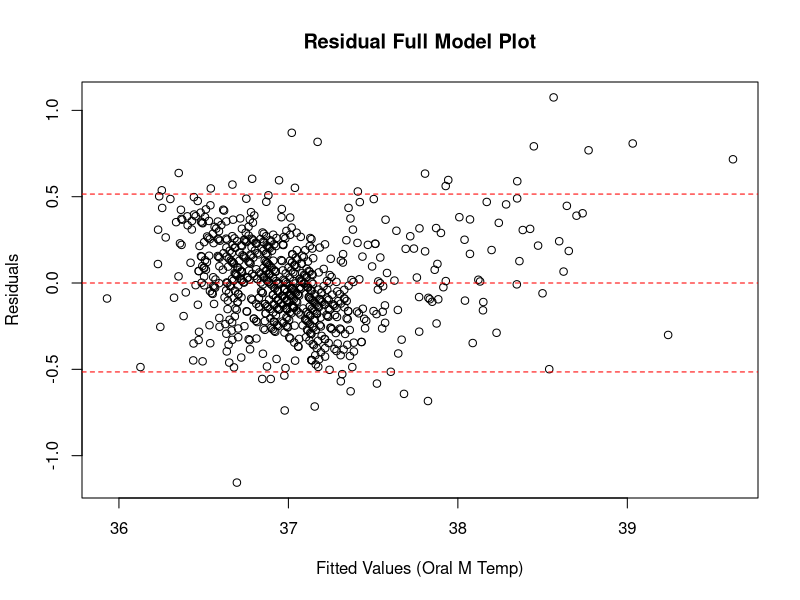
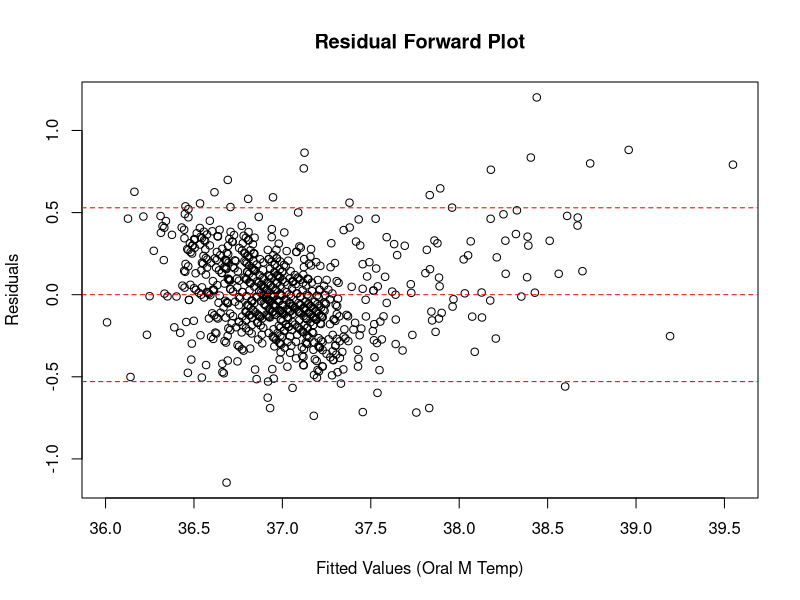
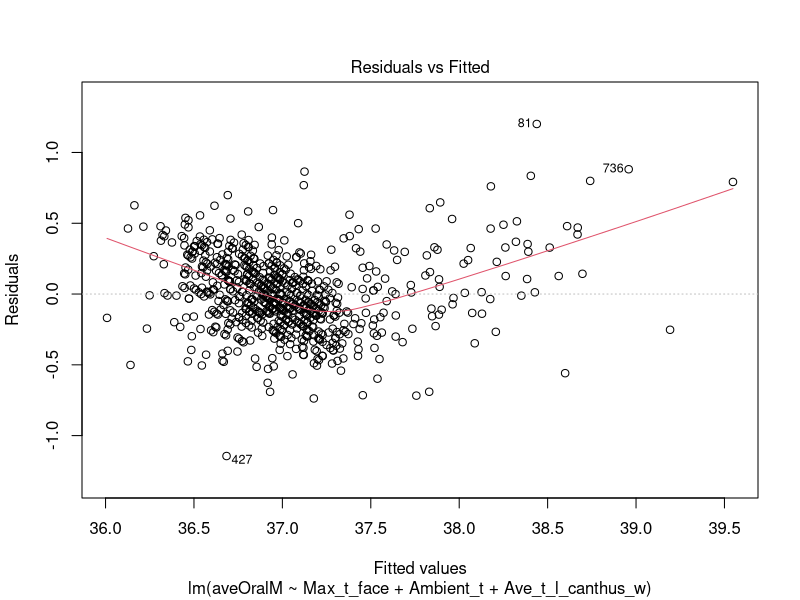
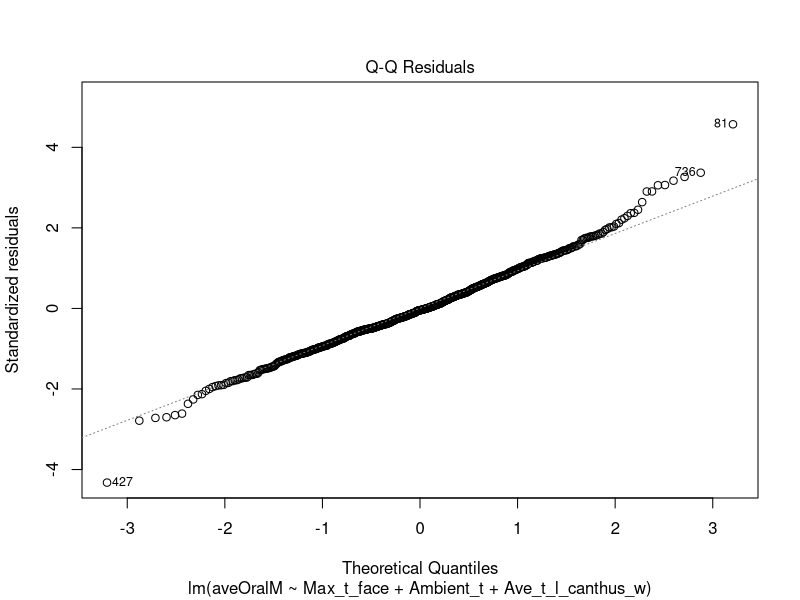
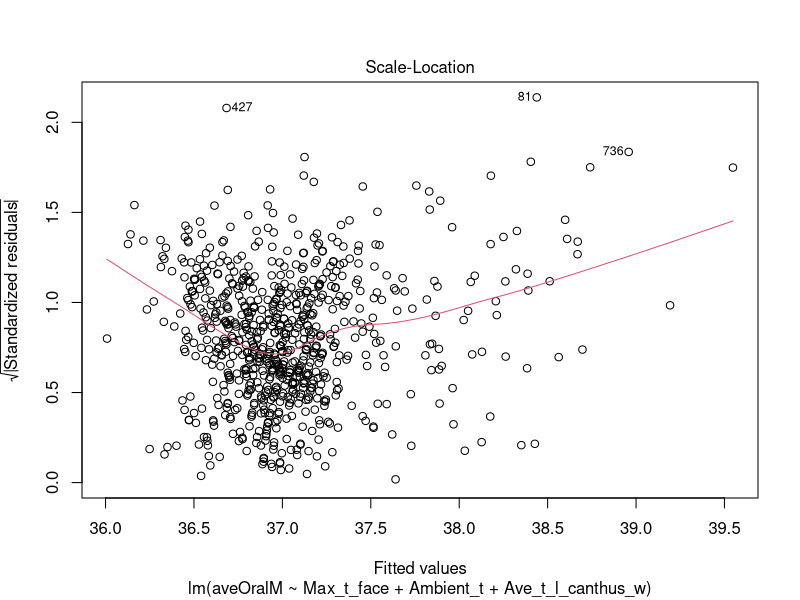
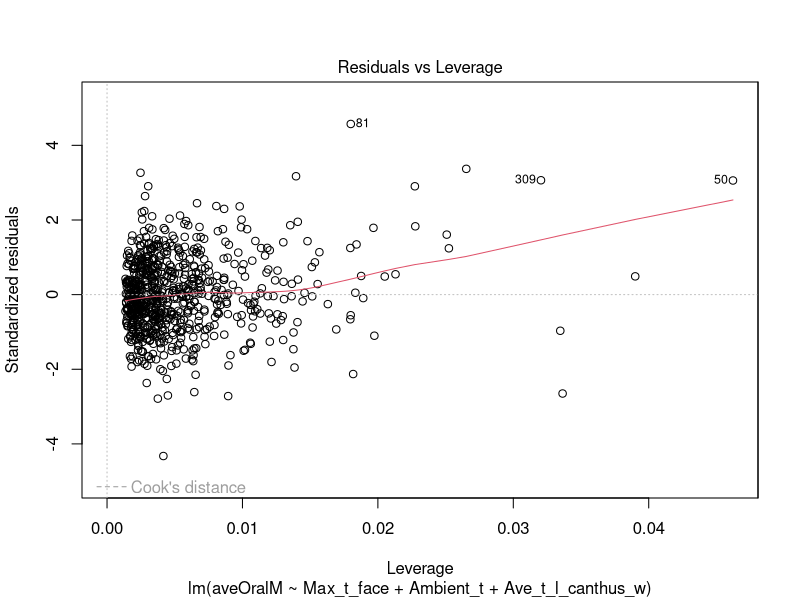
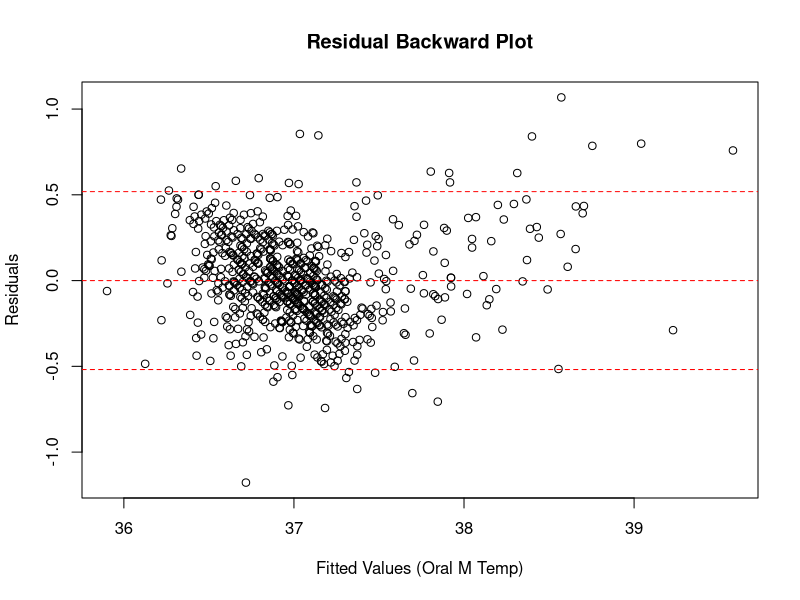
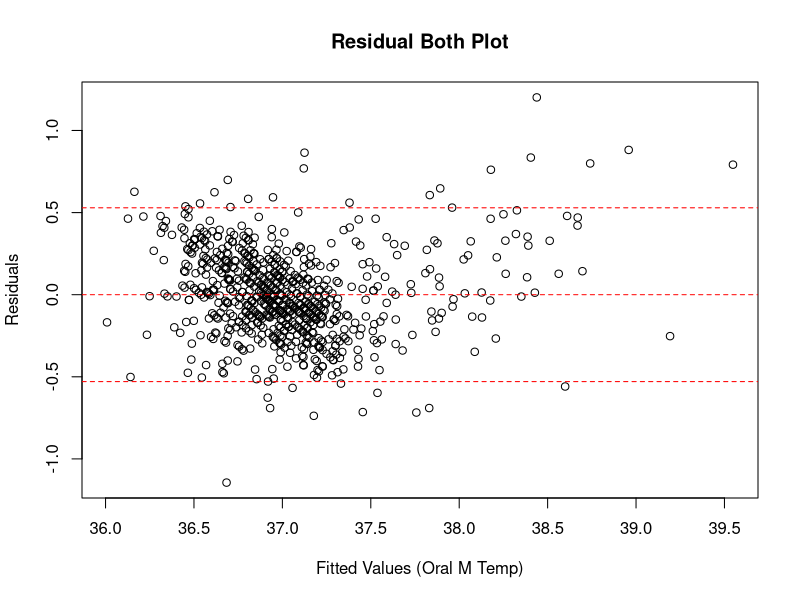

Reproduce these figures in R, in order. (Note: this script raises an error after producing the figures.)
## ---- chunk 1
knitr::opts_chunk$set(echo = TRUE)
## ---- chunk 2
# Define the file path

train_data <- read.csv("train_data.csv")
View(train_data)
## ---- chunk 3
# Rename variables in the dataset
colnames(train_data) <- sub("T_OR_Max_avg", "Max_t_mouth", colnames(train_data))
colnames(train_data) <- sub("T_FHC_Max_avg", "Max_t_ext_fh", colnames(train_data))
colnames(train_data) <- sub("T_FHBC_avg", "Ave_t_bot_fh", colnames(train_data))
colnames(train_data) <- sub("T_FHTC_avg", "Ave_t_top_fh", colnames(train_data))
colnames(train_data) <- sub("RCC_avg", "Ave_t_r_inner_canthus", colnames(train_data))
colnames(train_data) <- sub("aveAllR_avg", "Ave_t_r_canthus", colnames(train_data))
colnames(train_data) <- sub("aveAllL_avg", "Ave_t_l_canthus", colnames(train_data))
colnames(train_data) <- sub("T_LC_Wet_avg", "Ave_t_l_canthus_w", colnames(train_data))
colnames(train_data) <- sub("canthi4Max_avg", "Max_t_ext_canthus", colnames(train_data))
colnames(train_data) <- sub("T_FHRC_avg", "Ave_r_left_fh", colnames(train_data))
colnames(train_data) <- sub("T_FHLC_avg", "Ave_t_left_fh", colnames(train_data))
colnames(train_data) <- sub("T_Max_avg", "Max_t_face", colnames(train_data))
colnames(train_data) <- sub("Gender", "gender", colnames(train_data))
colnames(train_data) <- sub("Age", "age", colnames(train_data))
colnames(train_data) <- sub("Ethnicity", "ethnic", colnames(train_data))
colnames(train_data) <- sub("Cosmetics", "cosm", colnames(train_data))
colnames(train_data) <- sub("T_atm", "Ambient_t", colnames(train_data))
colnames(train_data) <- sub("Humidity", "humidity", colnames(train_data))
## ---- chunk 4
# Fit the null model (with no predictors)
null_model <- lm(aveOralM ~ 1, data = train_data)

# Fit the full model (with all explanatory variables)
full_model <- lm(
  aveOralM ~ Max_t_mouth + Max_t_ext_fh + Ave_t_bot_fh + Ave_t_top_fh +
    Ave_t_r_inner_canthus + Ave_t_r_canthus + Ave_t_l_canthus + Ave_t_l_canthus_w +
    Max_t_ext_canthus + Ave_r_left_fh + Ave_t_left_fh + Max_t_face +
    gender + age + ethnic + cosm + Ambient_t + humidity,
  data = train_data
)

# Forward stepwise regression
forward_model <- step(
  null_model,
  scope = list(lower = ~1, upper = formula(full_model)),
  direction = "forward",
  trace = FALSE
)

# Backward stepwise regression
backward_model <- step(
  full_model,
  direction = "backward",
  trace = FALSE
)

# Stepwise regression in both directions
both_model <- step(
  null_model,
  scope = list(lower = ~1, upper = formula(full_model)),
  direction = "both",
  trace = FALSE
)

# Print model summaries with interpretations
cat("\n### Summary of Forward Model ###\n")
summary(forward_model)
cat("2. Final Model:\n")
cat(deparse(formula(forward_model)), "\n")

cat("\n### Summary of Backward Model ###\n")
summary(backward_model)
cat("2. Final Model:\n")
cat(deparse(formula(backward_model)), "\n")

cat("\n### Summary of Both Directions Model ###\n")
summary(both_model)
cat("2. Final Model:\n")
cat(deparse(formula(both_model)), "\n")

cat("\n### Summary of Full Model ###\n")
summary(full_model)
cat("2. Final Model:\n")
cat(deparse(formula(full_model)), "\n")

# Print AIC values for comparison
aic_forward <- AIC(forward_model)
aic_backward <- AIC(backward_model)
aic_both <- AIC(both_model)
aic_full <- AIC(full_model)

cat("\n### AIC Values for Model Comparison ###\n")
cat("Forward Model AIC:", aic_forward, "\n")
cat("Backward Model AIC:", aic_backward, "\n")
cat("Both Directions Model AIC:", aic_both, "\n")
cat("Full Model AIC:", aic_full, "\n")
## ---- chunk 5
library(car)
vif(full_model)
vif(forward_model)
vif(backward_model)
vif(both_model)
## ---- chunk 6
anova(full_model,forward_model)
anova(full_model,backward_model)
anova(full_model,both_model)

## ---- chunk 7
#Get residuals and predicted values
residuals1 <- resid(full_model)  # Get residuals
predicted_values1 <- predict(full_model)  # Get predicted values

# Calculate the standard deviation of the residuals
std_dev1 <- sd(residuals1)

# Step 1: Identify outliers that lie above 2 standard deviations or below -2 standard deviations
outliers1 <- residuals1 > (2 * std_dev1) | residuals1 < (-2 * std_dev1)

# Step 2: Count the number of outliers
num_outliers1 <- sum(outliers1)

# Step 3: Calculate the percentage of outliers
percentage_outliers1 <- (num_outliers1 / length(residuals1)) * 100

# Step 4: Output the percentage of outliers
cat("Percentage of residuals that are outliers (beyond ±2 SD):", percentage_outliers1, "%\n")

# Step 5: Check if the percentage of outliers is greater than 5%
if (percentage_outliers1 > 5) {
  cat("More than 5% of the residuals are outliers.\n")
} else {
  cat("Less than or equal to 5% of the residuals are outliers.\n")}

# Step 6: Create the residual plot
plot(predicted_values1, residuals1, 
     ylab = "Residuals", 
     xlab = "Fitted Values (Oral M Temp)", 
     main = "Residual Full Model Plot")

# Add a horizontal line at 0
abline(h = 0, col = "red", lty = 2)

# Add lines for ±2 standard deviations
abline(h = 2 * std_dev1, col = "red", lty = 2)   # Upper line
abline(h = -2 * std_dev1, col = "red", lty = 2)   # Lower line

## ---- chunk 8
#Get residuals and predicted values
residuals2 <- resid(forward_model)  # Get residuals
predicted_values2 <- predict(forward_model)  # Get predicted values

std_dev2 <- sd(residuals2)
outliers2 <- residuals2 > (2 * std_dev2) | residuals2 < (-2 * std_dev2)
num_outliers2 <- sum(outliers2)
percentage_outliers2 <- (num_outliers2 / length(residuals2)) * 100

cat("Percentage of residuals that are outliers (beyond ±2 SD):", percentage_outliers2, "%\n")

if (percentage_outliers2 > 5) {
  cat("More than 5% of the residuals are outliers.\n")
} else {
  cat("Less than or equal to 5% of the residuals are outliers.\n")}

# Step 6: Create the residual plot
plot(predicted_values2, residuals2, 
     ylab = "Residuals", 
     xlab = "Fitted Values (Oral M Temp)", 
     main = "Residual Forward Plot")

# Add a horizontal line at 0
abline(h = 0, col = "red", lty = 2)

# Add lines for ±2 standard deviations
abline(h = 2 * std_dev2, col = "red", lty = 2)   # Upper line
abline(h = -2 * std_dev2, col = "red", lty = 2)   # Lower line

## ---- chunk 9
plot(forward_model)
## ---- chunk 10
#Get residuals and predicted values
residuals3 <- resid(backward_model)  # Get residuals
predicted_values3 <- predict(backward_model)  # Get predicted values

std_dev3 <- sd(residuals3)
outliers3 <- residuals3 > (2 * std_dev3) | residuals3 < (-2 * std_dev3)
num_outliers3 <- sum(outliers3)
percentage_outliers3 <- (num_outliers3 / length(residuals3)) * 100

cat("Percentage of residuals that are outliers (beyond ±2 SD):", percentage_outliers3, "%\n")

if (percentage_outliers3 > 5) {
  cat("More than 5% of the residuals are outliers.\n")
} else {
  cat("Less than or equal to 5% of the residuals are outliers.\n")}

# Step 6: Create the residual plot
plot(predicted_values3, residuals3, 
     ylab = "Residuals", 
     xlab = "Fitted Values (Oral M Temp)", 
     main = "Residual Backward Plot")

# Add a horizontal line at 0
abline(h = 0, col = "red", lty = 2)

# Add lines for ±2 standard deviations
abline(h = 2 * std_dev3, col = "red", lty = 2)   # Upper line
abline(h = -2 * std_dev3, col = "red", lty = 2)   # Lower line
## ---- chunk 11
#Get residuals and predicted values
residuals4 <- resid(both_model)  # Get residuals
predicted_values4 <- predict(both_model)  # Get predicted values

std_dev4 <- sd(residuals4)
outliers4 <- residuals4 > (2 * std_dev4) | residuals4 < (-2 * std_dev4)
num_outliers4 <- sum(outliers4)
percentage_outliers4 <- (num_outliers4 / length(residuals4)) * 100

cat("Percentage of residuals that are outliers (beyond ±2 SD):", percentage_outliers4, "%\n")

if (percentage_outliers4 > 5) {
  cat("More than 5% of the residuals are outliers.\n")
} else {
  cat("Less than or equal to 5% of the residuals are outliers.\n")}

# Step 6: Create the residual plot
plot(predicted_values4, residuals4, 
     ylab = "Residuals", 
     xlab = "Fitted Values (Oral M Temp)", 
     main = "Residual Both Plot")

# Add a horizontal line at 0
abline(h = 0, col = "red", lty = 2)

# Add lines for ±2 standard deviations
abline(h = 2 * std_dev4, col = "red", lty = 2)   # Upper line
abline(h = -2 * std_dev4, col = "red", lty = 2)   # Lower line
## ---- chunk 12
library(MASS)

# Apply Box-Cox to the model
boxcox_result <- boxcox(forward_model, plotit = TRUE)  # plotit = FALSE suppresses the plot

# Find the optimal lambda (the value of lambda that maximizes the log-likelihood)
lm_best <- boxcox_result$x[which.max(boxcox_result$y)]
lm_best

train_data$new_var <- ifelse(lm_best == 0,
                              log(train_data$aveOralM), 
                              (train_data$aveOralM^lm_best - 1) /lm_best)


model_trans = lm(new_var ~ Max_t_face + Ambient_t + Ave_t_l_canthus_w, 
                 data = train_data)

summary(model_trans)
## ---- chunk 13
plot(model_trans)
## ---- chunk 14
#Get residuals and predicted values
residuals5 <- resid(model_trans)  # Get residuals
predicted_values5 <- predict(model_trans)  # Get predicted values

std_dev5 <- sd(residuals5)
outliers5 <- residuals5 > (2 * std_dev5) | residuals5 < (-2 * std_dev5)
num_outliers5 <- sum(outliers5)
percentage_outliers5 <- (num_outliers5 / length(residuals5)) * 100

cat("Percentage of residuals that are outliers (beyond ±2 SD):", percentage_outliers5, "%\n")

if (percentage_outliers5 > 5) {
  cat("More than 5% of the residuals are outliers.\n")
} else {
  cat("Less than or equal to 5% of the residuals are outliers.\n")}

# Step 6: Create the residual plot
plot(predicted_values5, residuals5, 
     ylab = "Residuals", 
     xlab = "Fitted Values (Oral M Temp)", 
     main = "Residual Plot")

# Add a horizontal line at 0
abline(h = 0, col = "red", lty = 2)

# Add lines for ±2 standard deviations
abline(h = 2 * std_dev5, col = "red", lty = 2)   # Upper line
abline(h = -2 * std_dev5, col = "red", lty = 2)   # Lower line
## ---- chunk 15
lm_log <- lm(log(aveOralM) ~ Max_t_face + Ambient_t + Ave_t_l_canthus_w, 
             data = train_data)
summary(lm_log)
## ---- chunk 16
AIC(lm_log)
